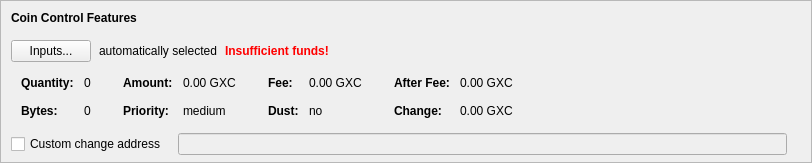
    <widget class="QFrame" name="frameCoinControl">
     <property name="sizePolicy">
      <sizepolicy hsizetype="Expanding" vsizetype="Expanding">
       <horstretch>0</horstretch>
       <verstretch>0</verstretch>
      </sizepolicy>
     </property>
     <property name="maximumSize">
      <size>
       <width>16777215</width>
       <height>16777215</height>
      </size>
     </property>
     <property name="frameShape">
      <enum>QFrame::StyledPanel</enum>
     </property>
     <property name="frameShadow">
      <enum>QFrame::Sunken</enum>
     </property>
     <layout class="QVBoxLayout" name="verticalLayoutCoinControl2">
      <property name="spacing">
       <number>0</number>
      </property>
      <property name="leftMargin">
       <number>0</number>
      </property>
      <property name="topMargin">
       <number>0</number>
      </property>
      <property name="rightMargin">
       <number>0</number>
      </property>
      <property name="bottomMargin">
       <number>6</number>
      </property>
      <item>
       <layout class="QVBoxLayout" name="verticalLayoutCoinControl" stretch="0,0,0,0,1">
        <property name="spacing">
         <number>0</number>
        </property>
        <property name="leftMargin">
         <number>10</number>
        </property>
        <property name="topMargin">
         <number>10</number>
        </property>
        <item>
         <layout class="QHBoxLayout" name="horizontalLayoutCoinControl1">
          <property name="bottomMargin">
           <number>15</number>
          </property>
          <item>
           <widget class="QLabel" name="labelCoinControlFeatures">
            <property name="sizePolicy">
             <sizepolicy hsizetype="Preferred" vsizetype="Maximum">
              <horstretch>0</horstretch>
              <verstretch>0</verstretch>
             </sizepolicy>
            </property>
            <property name="font">
             <font>
              <weight>75</weight>
              <bold>true</bold>
             </font>
            </property>
            <property name="styleSheet">
             <string notr="true">font-weight:bold;</string>
            </property>
            <property name="text">
             <string>Coin Control Features</string>
            </property>
           </widget>
          </item>
         </layout>
        </item>
        <item>
         <layout class="QHBoxLayout" name="horizontalLayoutCoinControl2" stretch="0,0,0,0">
          <property name="spacing">
           <number>8</number>
          </property>
          <property name="bottomMargin">
           <number>10</number>
          </property>
          <item>
           <widget class="QPushButton" name="pushButtonCoinControl">
            <property name="styleSheet">
             <string notr="true"/>
            </property>
            <property name="text">
             <string>Inputs...</string>
            </property>
            <property name="autoDefault">
             <bool>false</bool>
            </property>
           </widget>
          </item>
          <item>
           <widget class="QLabel" name="labelCoinControlAutomaticallySelected">
            <property name="text">
             <string>automatically selected</string>
            </property>
            <property name="margin">
             <number>5</number>
            </property>
           </widget>
          </item>
          <item>
           <widget class="QLabel" name="labelCoinControlInsuffFunds">
            <property name="font">
             <font>
              <weight>75</weight>
              <bold>true</bold>
             </font>
            </property>
            <property name="styleSheet">
             <string notr="true">color:red;font-weight:bold;</string>
            </property>
            <property name="text">
             <string>Insufficient funds!</string>
            </property>
            <property name="margin">
             <number>5</number>
            </property>
           </widget>
          </item>
          <item>
           <spacer name="horizontalSpacerCoinControl">
            <property name="orientation">
             <enum>Qt::Horizontal</enum>
            </property>
            <property name="sizeHint" stdset="0">
             <size>
              <width>40</width>
              <height>1</height>
             </size>
            </property>
           </spacer>
          </item>
         </layout>
        </item>
        <item>
         <widget class="QWidget" name="widgetCoinControl" native="true">
          <property name="sizePolicy">
           <sizepolicy hsizetype="Preferred" vsizetype="Preferred">
            <horstretch>0</horstretch>
            <verstretch>0</verstretch>
           </sizepolicy>
          </property>
          <property name="minimumSize">
           <size>
            <width>0</width>
            <height>0</height>
           </size>
          </property>
          <property name="styleSheet">
           <string notr="true"/>
          </property>
          <layout class="QHBoxLayout" name="horizontalLayoutCoinControl5">
           <property name="leftMargin">
            <number>0</number>
           </property>
           <property name="topMargin">
            <number>0</number>
           </property>
           <property name="rightMargin">
            <number>0</number>
           </property>
           <property name="bottomMargin">
            <number>0</number>
           </property>
           <item>
            <layout class="QHBoxLayout" name="horizontalLayoutCoinControl3" stretch="0,0,0,1">
             <property name="spacing">
              <number>20</number>
             </property>
             <property name="topMargin">
              <number>0</number>
             </property>
             <property name="bottomMargin">
              <number>10</number>
             </property>
             <item>
              <layout class="QFormLayout" name="formLayoutCoinControl1">
               <property name="horizontalSpacing">
                <number>10</number>
               </property>
               <property name="verticalSpacing">
                <number>14</number>
               </property>
               <property name="leftMargin">
                <number>10</number>
               </property>
               <property name="topMargin">
                <number>4</number>
               </property>
               <property name="rightMargin">
                <number>6</number>
               </property>
               <item row="0" column="0">
                <widget class="QLabel" name="labelCoinControlQuantityText">
                 <property name="font">
                  <font>
                   <weight>75</weight>
                   <bold>true</bold>
                  </font>
                 </property>
                 <property name="text">
                  <string>Quantity:</string>
                 </property>
                 <property name="margin">
                  <number>0</number>
                 </property>
                </widget>
               </item>
               <item row="0" column="1">
                <widget class="QLabel" name="labelCoinControlQuantity">
                 <property name="cursor">
                  <cursorShape>IBeamCursor</cursorShape>
                 </property>
                 <property name="contextMenuPolicy">
                  <enum>Qt::ActionsContextMenu</enum>
                 </property>
                 <property name="text">
                  <string notr="true">0</string>
                 </property>
                 <property name="margin">
                  <number>0</number>
                 </property>
                 <property name="textInteractionFlags">
                  <set>Qt::LinksAccessibleByMouse|Qt::TextSelectableByKeyboard|Qt::TextSelectableByMouse</set>
                 </property>
                </widget>
               </item>
               <item row="1" column="0">
                <widget class="QLabel" name="labelCoinControlBytesText">
                 <property name="font">
                  <font>
                   <weight>75</weight>
                   <bold>true</bold>
                  </font>
                 </property>
                 <property name="text">
                  <string>Bytes:</string>
                 </property>
                </widget>
               </item>
               <item row="1" column="1">
                <widget class="QLabel" name="labelCoinControlBytes">
                 <property name="cursor">
                  <cursorShape>IBeamCursor</cursorShape>
                 </property>
                 <property name="contextMenuPolicy">
                  <enum>Qt::ActionsContextMenu</enum>
                 </property>
                 <property name="text">
                  <string notr="true">0</string>
                 </property>
                 <property name="textInteractionFlags">
                  <set>Qt::LinksAccessibleByMouse|Qt::TextSelectableByKeyboard|Qt::TextSelectableByMouse</set>
                 </property>
                </widget>
               </item>
              </layout>
             </item>
             <item>
              <layout class="QFormLayout" name="formLayoutCoinControl2">
               <property name="horizontalSpacing">
                <number>10</number>
               </property>
               <property name="verticalSpacing">
                <number>14</number>
               </property>
               <property name="leftMargin">
                <number>6</number>
               </property>
               <property name="topMargin">
                <number>4</number>
               </property>
               <property name="rightMargin">
                <number>6</number>
               </property>
               <item row="0" column="0">
                <widget class="QLabel" name="labelCoinControlAmountText">
                 <property name="font">
                  <font>
                   <weight>75</weight>
                   <bold>true</bold>
                  </font>
                 </property>
                 <property name="text">
                  <string>Amount:</string>
                 </property>
                 <property name="margin">
                  <number>0</number>
                 </property>
                </widget>
               </item>
               <item row="0" column="1">
                <widget class="QLabel" name="labelCoinControlAmount">
                 <property name="cursor">
                  <cursorShape>IBeamCursor</cursorShape>
                 </property>
                 <property name="contextMenuPolicy">
                  <enum>Qt::ActionsContextMenu</enum>
                 </property>
                 <property name="text">
                  <string notr="true">0.00 GXC</string>
                 </property>
                 <property name="textInteractionFlags">
                  <set>Qt::LinksAccessibleByMouse|Qt::TextSelectableByKeyboard|Qt::TextSelectableByMouse</set>
                 </property>
                </widget>
               </item>
               <item row="1" column="0">
                <widget class="QLabel" name="labelCoinControlPriorityText">
                 <property name="font">
                  <font>
                   <weight>75</weight>
                   <bold>true</bold>
                  </font>
                 </property>
                 <property name="text">
                  <string>Priority:</string>
                 </property>
                </widget>
               </item>
               <item row="1" column="1">
                <widget class="QLabel" name="labelCoinControlPriority">
                 <property name="cursor">
                  <cursorShape>IBeamCursor</cursorShape>
                 </property>
                 <property name="contextMenuPolicy">
                  <enum>Qt::ActionsContextMenu</enum>
                 </property>
                 <property name="text">
                  <string notr="true">medium</string>
                 </property>
                 <property name="textInteractionFlags">
                  <set>Qt::LinksAccessibleByMouse|Qt::TextSelectableByKeyboard|Qt::TextSelectableByMouse</set>
                 </property>
                </widget>
               </item>
              </layout>
             </item>
             <item>
              <layout class="QFormLayout" name="formLayoutCoinControl3">
               <property name="horizontalSpacing">
                <number>10</number>
               </property>
               <property name="verticalSpacing">
                <number>14</number>
               </property>
               <property name="leftMargin">
                <number>6</number>
               </property>
               <property name="topMargin">
                <number>4</number>
               </property>
               <property name="rightMargin">
                <number>6</number>
               </property>
               <item row="0" column="0">
                <widget class="QLabel" name="labelCoinControlFeeText">
                 <property name="font">
                  <font>
                   <weight>75</weight>
                   <bold>true</bold>
                  </font>
                 </property>
                 <property name="text">
                  <string>Fee:</string>
                 </property>
                 <property name="margin">
                  <number>0</number>
                 </property>
                </widget>
               </item>
               <item row="0" column="1">
                <widget class="QLabel" name="labelCoinControlFee">
                 <property name="cursor">
                  <cursorShape>IBeamCursor</cursorShape>
                 </property>
                 <property name="contextMenuPolicy">
                  <enum>Qt::ActionsContextMenu</enum>
                 </property>
                 <property name="text">
                  <string notr="true">0.00 GXC</string>
                 </property>
                 <property name="textInteractionFlags">
                  <set>Qt::LinksAccessibleByMouse|Qt::TextSelectableByKeyboard|Qt::TextSelectableByMouse</set>
                 </property>
                </widget>
               </item>
               <item row="1" column="0">
                <widget class="QLabel" name="labelCoinControlLowOutputText">
                 <property name="font">
                  <font>
                   <weight>75</weight>
                   <bold>true</bold>
                  </font>
                 </property>
                 <property name="text">
                  <string>Dust:</string>
                 </property>
                </widget>
               </item>
               <item row="1" column="1">
                <widget class="QLabel" name="labelCoinControlLowOutput">
                 <property name="cursor">
                  <cursorShape>IBeamCursor</cursorShape>
                 </property>
                 <property name="contextMenuPolicy">
                  <enum>Qt::ActionsContextMenu</enum>
                 </property>
                 <property name="text">
                  <string notr="true">no</string>
                 </property>
                 <property name="textInteractionFlags">
                  <set>Qt::LinksAccessibleByMouse|Qt::TextSelectableByKeyboard|Qt::TextSelectableByMouse</set>
                 </property>
                </widget>
               </item>
              </layout>
             </item>
             <item>
              <layout class="QFormLayout" name="formLayoutCoinControl4">
               <property name="horizontalSpacing">
                <number>10</number>
               </property>
               <property name="verticalSpacing">
                <number>14</number>
               </property>
               <property name="leftMargin">
                <number>6</number>
               </property>
               <property name="topMargin">
                <number>4</number>
               </property>
               <property name="rightMargin">
                <number>6</number>
               </property>
               <item row="0" column="0">
                <widget class="QLabel" name="labelCoinControlAfterFeeText">
                 <property name="font">
                  <font>
                   <weight>75</weight>
                   <bold>true</bold>
                  </font>
                 </property>
                 <property name="text">
                  <string>After Fee:</string>
                 </property>
                 <property name="margin">
                  <number>0</number>
                 </property>
                </widget>
               </item>
               <item row="0" column="1">
                <widget class="QLabel" name="labelCoinControlAfterFee">
                 <property name="cursor">
                  <cursorShape>IBeamCursor</cursorShape>
                 </property>
                 <property name="contextMenuPolicy">
                  <enum>Qt::ActionsContextMenu</enum>
                 </property>
                 <property name="text">
                  <string notr="true">0.00 GXC</string>
                 </property>
                 <property name="textInteractionFlags">
                  <set>Qt::LinksAccessibleByMouse|Qt::TextSelectableByKeyboard|Qt::TextSelectableByMouse</set>
                 </property>
                </widget>
               </item>
               <item row="1" column="0">
                <widget class="QLabel" name="labelCoinControlChangeText">
                 <property name="font">
                  <font>
                   <weight>75</weight>
                   <bold>true</bold>
                  </font>
                 </property>
                 <property name="text">
                  <string>Change:</string>
                 </property>
                </widget>
               </item>
               <item row="1" column="1">
                <widget class="QLabel" name="labelCoinControlChange">
                 <property name="cursor">
                  <cursorShape>IBeamCursor</cursorShape>
                 </property>
                 <property name="contextMenuPolicy">
                  <enum>Qt::ActionsContextMenu</enum>
                 </property>
                 <property name="text">
                  <string notr="true">0.00 GXC</string>
                 </property>
                 <property name="textInteractionFlags">
                  <set>Qt::LinksAccessibleByMouse|Qt::TextSelectableByKeyboard|Qt::TextSelectableByMouse</set>
                 </property>
                </widget>
               </item>
              </layout>
             </item>
            </layout>
           </item>
          </layout>
         </widget>
        </item>
        <item>
         <layout class="QHBoxLayout" name="horizontalLayoutCoinControl4" stretch="0,0,0">
          <property name="spacing">
           <number>12</number>
          </property>
          <property name="sizeConstraint">
           <enum>QLayout::SetDefaultConstraint</enum>
          </property>
          <property name="topMargin">
           <number>5</number>
          </property>
          <property name="rightMargin">
           <number>5</number>
          </property>
          <item>
           <widget class="QCheckBox" name="checkBoxCoinControlChange">
            <property name="toolTip">
             <string>If this is activated, but the change address is empty or invalid, change will be sent to a newly generated address.</string>
            </property>
            <property name="text">
             <string>Custom change address</string>
            </property>
           </widget>
          </item>
          <item>
           <widget class="QValidatedLineEdit" name="lineEditCoinControlChange">
            <property name="enabled">
             <bool>false</bool>
            </property>
            <property name="sizePolicy">
             <sizepolicy hsizetype="Expanding" vsizetype="Fixed">
              <horstretch>0</horstretch>
              <verstretch>0</verstretch>
             </sizepolicy>
            </property>
           </widget>
          </item>
          <item>
           <widget class="QLabel" name="labelCoinControlChangeLabel">
            <property name="sizePolicy">
             <sizepolicy hsizetype="Preferred" vsizetype="Expanding">
              <horstretch>0</horstretch>
              <verstretch>0</verstretch>
             </sizepolicy>
            </property>
            <property name="minimumSize">
             <size>
              <width>0</width>
              <height>0</height>
             </size>
            </property>
            <property name="text">
             <string/>
            </property>
            <property name="margin">
             <number>3</number>
            </property>
           </widget>
          </item>
         </layout>
        </item>
        <item>
         <spacer name="verticalSpacerCoinControl">
          <property name="orientation">
           <enum>Qt::Vertical</enum>
          </property>
          <property name="sizeHint" stdset="0">
           <size>
            <width>800</width>
            <height>1</height>
           </size>
          </property>
         </spacer>
        </item>
       </layout>
      </item>
     </layout>
    </widget>
